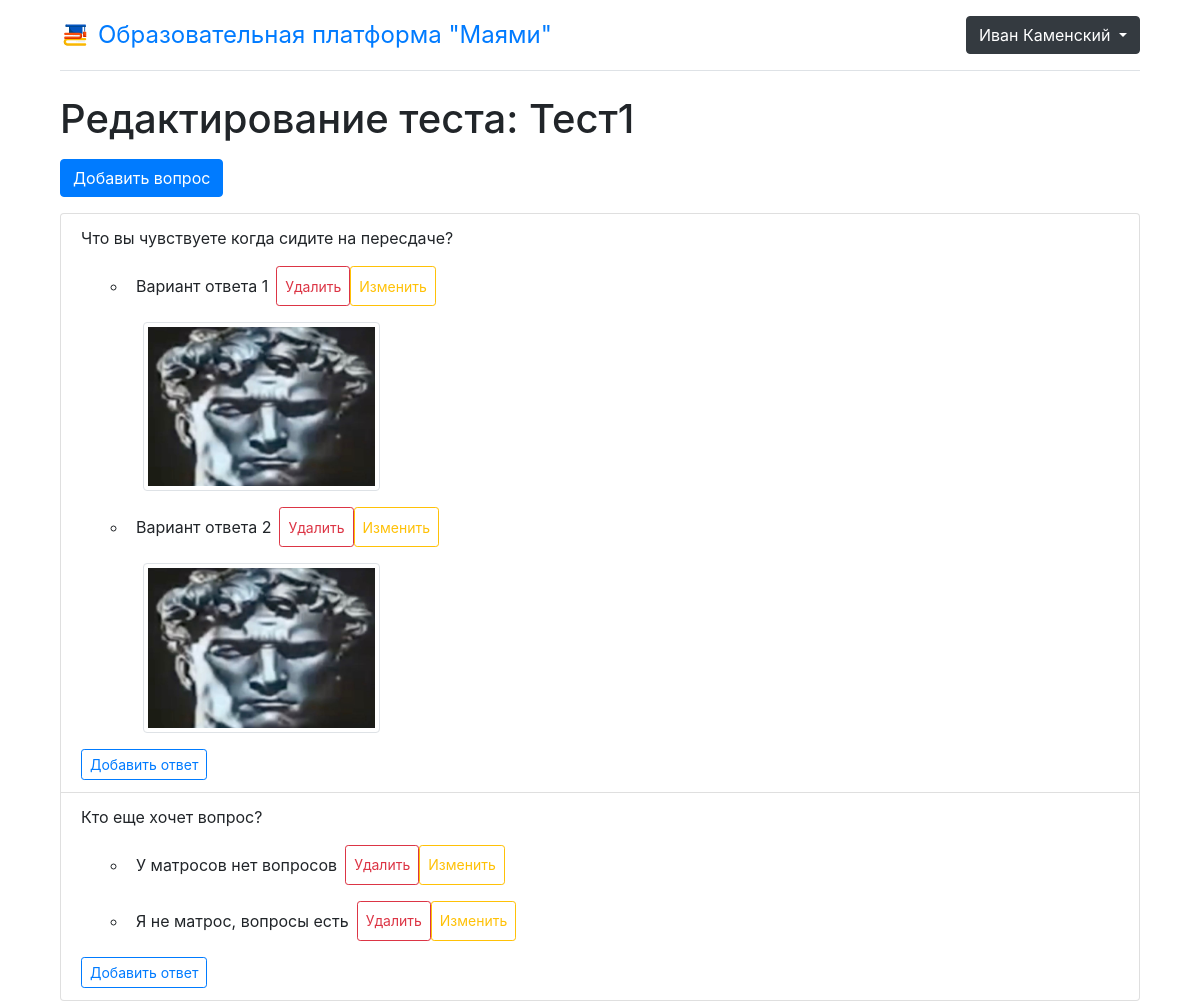
The app's page /teacher/tests/1 (signed in) with its own data.
### StudyPlatform/models.py (models this page shows, shortened)
class User(AbstractUser):
    username_validator = UnicodeUsernameValidator()
    username = models.CharField(
        ("Логин"),
        max_length=150,
        unique=True,
        help_text=(
            "Обязательное для ввода поле. Только буквы, цифры и символы @/./+/-/_ "
        ),
        validators=[username_validator],
        error_messages={
            "unique": ("Пользователь с таким логином уже существует"),
        },
    )
    first_name = models.CharField(("Имя"), max_length=150, blank=True)
    last_name = models.CharField(("Фамилия"), max_length=150, blank=True)
    email = models.EmailField(("адрес электронной почты"), blank=True)
    is_staff = models.BooleanField(
        ("Статус персонала"),
        default=False,
        help_text=("Designates whether the user can log into this admin site."),
    )
    is_active = models.BooleanField(
        ("активен"),
        default=True,
        help_text=(
            "Designates whether this user should be treated as active. "
            "Unselect this instead of deleting accounts."
        ),
    )
    date_joined = models.DateTimeField(("дата регистрации"), default=timezone.now)
    class Meta(AbstractUser.Meta):
        verbose_name = ("Пользователь")
        verbose_name_plural = ("Пользователи")
        swappable = "AUTH_USER_MODEL"

class Test(models.Model):
    name = models.CharField(max_length=255, unique=True)
    test_type = models.CharField(max_length=50, choices=[('psychological', 'Психологический'), ('personality', 'Личностный'), ('educational', 'Образовательный')])

class Question(models.Model):
    QUESTION_TYPES = [
        ('single_choice', 'Одиночный выбор'),
        ('multiple_choice', 'Множественный выбор'),
    ]
    test = models.ForeignKey(Test, on_delete=models.CASCADE, related_name='questions')
    question_text = models.TextField()
    question_type = models.CharField(max_length=50, choices=QUESTION_TYPES)

class Choice(models.Model):
    question = models.ForeignKey(Question, on_delete=models.CASCADE, related_name='choices')
    choice_text = models.CharField(max_length=255)
    choice_image = models.ImageField(upload_to='choices/', blank=True)
    is_correct = models.BooleanField(default=False)

### TeacherApp/views.py (the view)
# urls.py: path('tests/<int:test_id>', edit_test, name='edit_test'),
def edit_test(request, test_id):
    test = Test.objects.get(id=test_id)
    questions = test.questions.all()
    choices = Choice.objects.all()
    question_form = QuestionForm()
    return render(request, 'TestEditPage.html', {'test': test, 'questions': questions,
                                                 'question_form': question_form, 'choices':choices})

### TeacherApp/templates/TestEditPage.html (shortened to what this page needs)
{% extends 'base.html' %}
{% load static %}
{% block header %}
    {% include '_header.html' %}
{% endblock %}
{% block content %}
    <link href="https://stackpath.bootstrapcdn.com/bootstrap/4.5.2/css/bootstrap.min.css" rel="stylesheet">
<body class="container-md">
<div class="container-md mb-3">
    <h1>Редактирование теста: {{ test.name }}</h1>
</div>
<div class="container-sm">
    <button type="button" class="btn btn-primary mb-3" data-toggle="modal" data-target="#addQuestionModal">
        Добавить вопрос
    </button>
</div>
<div class="container-md">
    <ul id="questionsList" class="list-group">
        {% for question in questions %}
            <li class="list-group-item">
            <p>
                {{ question.question_text }}
            </p>
            <div class="container-md">
                <ul id="choicesList" class="mb-3">
                    {% for choice in choices%}
                        {% if choice.question == question %}
                        <li>
                            <div class="d-flex flex-row bd-highlight mb-3">
                                <div class="p-2 bd-highlight">
                                    {{ choice.choice_text }}
                                </div>
                                    <button type="button" class="btn btn-outline-danger delete-choice-btn btn-sm md-2" data-choice-id="{{ choice.id }}">Удалить</button>
                                    <button type="button" class="btn btn-outline-warning update-choice-btn btn-sm md-2" data-choice-id="{{ choice.id }}">Изменить</button>
                            </div>
                            {% if choice.choice_image %}
                                <div class="container-sm mb-3">
                                    <img class="img-thumbnail w-25" src="{{ choice.choice_image.url }}">
                                </div>
                            {% endif %}
                        </li>
                        {% endif %}
                    {% endfor %}
                </ul>
            </div>
            <button type="button" class="btn btn-outline-primary btn-sm add-choice-btn"
                    data-question-id="{{ question.id }}">Добавить ответ</button>
            </li>
        {% endfor %}
    </ul>
</div>
</body>
{% endblock %}

### StudyPlatform/templates/_header.html (shortened to what this page needs)
{% load static %}
{% block header %}
    <div class="container">
    <header class="d-flex flex-wrap justify-content-center py-3 mb-4 border-bottom">
  <a class="d-flex align-items-center mb-3 mb-md-0 me-md-auto link-body-emphasis text-decoration-none" href="{% url 'main' %}">
      <img src="{% static "ProforientationSite/img/logo.svg" %}" alt="Logo" width="30" height="24" class="be me-2">
   <span class="fs-4">
       Образовательная платформа "Маями"
   </span>
  </a>
    <ul class="nav nav-pills">
        <li class="nav-item">
            {% if user.is_authenticated %}
            <div class="btn-group" role="group">
                <button class="btn btn-dark dropdown-toggle" data-bs-toggle="dropdown" aria-expanded="false"
                        type="button" data-bs-toggle="dropdown" id="UserDropdownMenu" aria-expanded="false">
                    {{ user.first_name }} {{ user.last_name }}
                </button>
            </div>
            {% else %}
                 <a class="btn btn-dark" href="{% url 'base-login' %}">Войти</a>
            {% endif %}
        </li>
    </ul>
    </header>
    </div>
{% endblock %}

### records on screen
User: first_name "Иван", last_name "Каменский"
Test: name "Тест1"
Question: question_text "Что вы чувствуете когда сидите на пересдаче?"
Choice: choice_text "Вариант ответа 1", choice_image (picture)
Choice: choice_text "Вариант ответа 2", choice_image (picture)
Question: question_text "Кто еще хочет вопрос?"
Choice: choice_text "У матросов нет вопросов"
Choice: choice_text "Я не матрос, вопросы есть"
